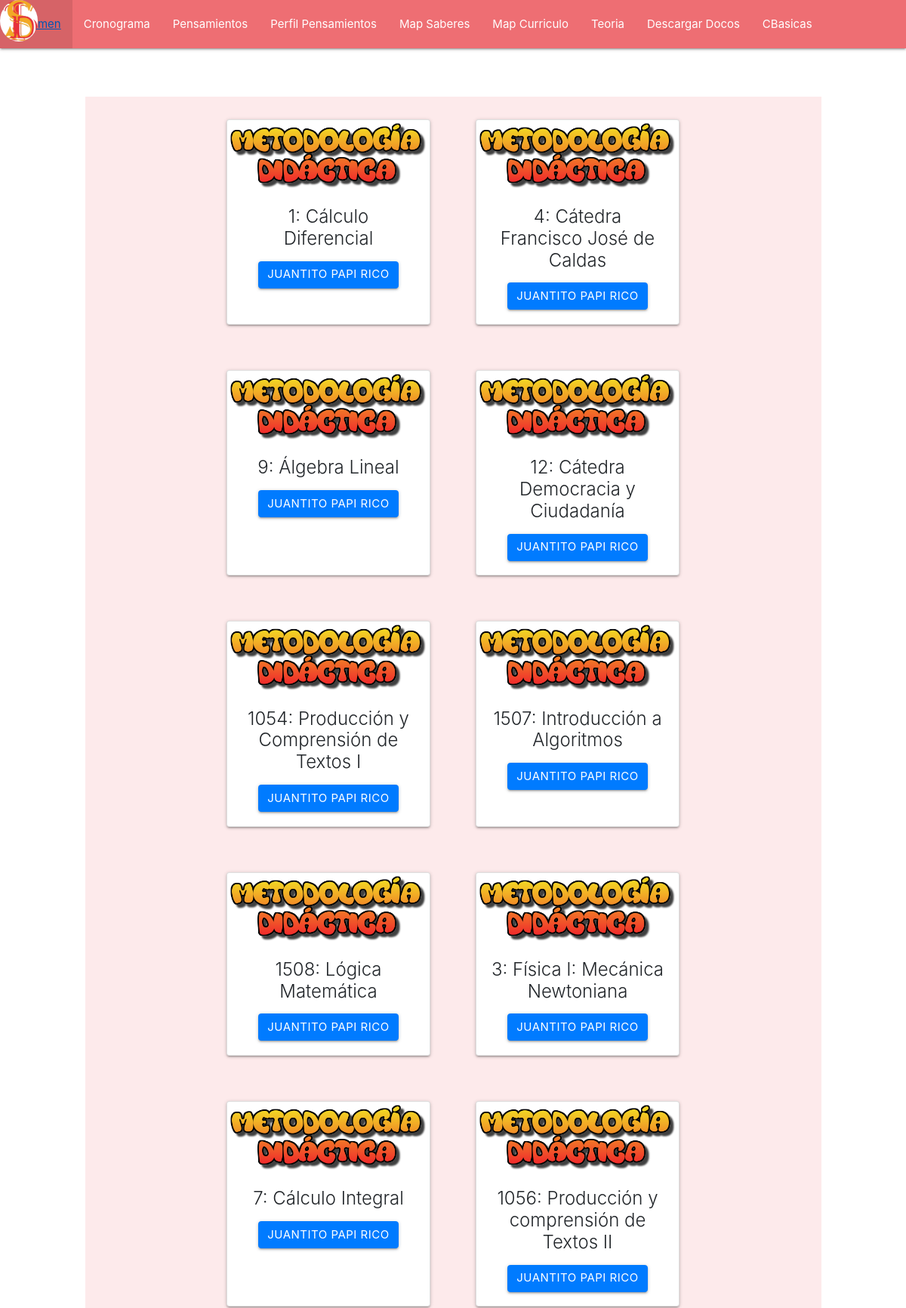
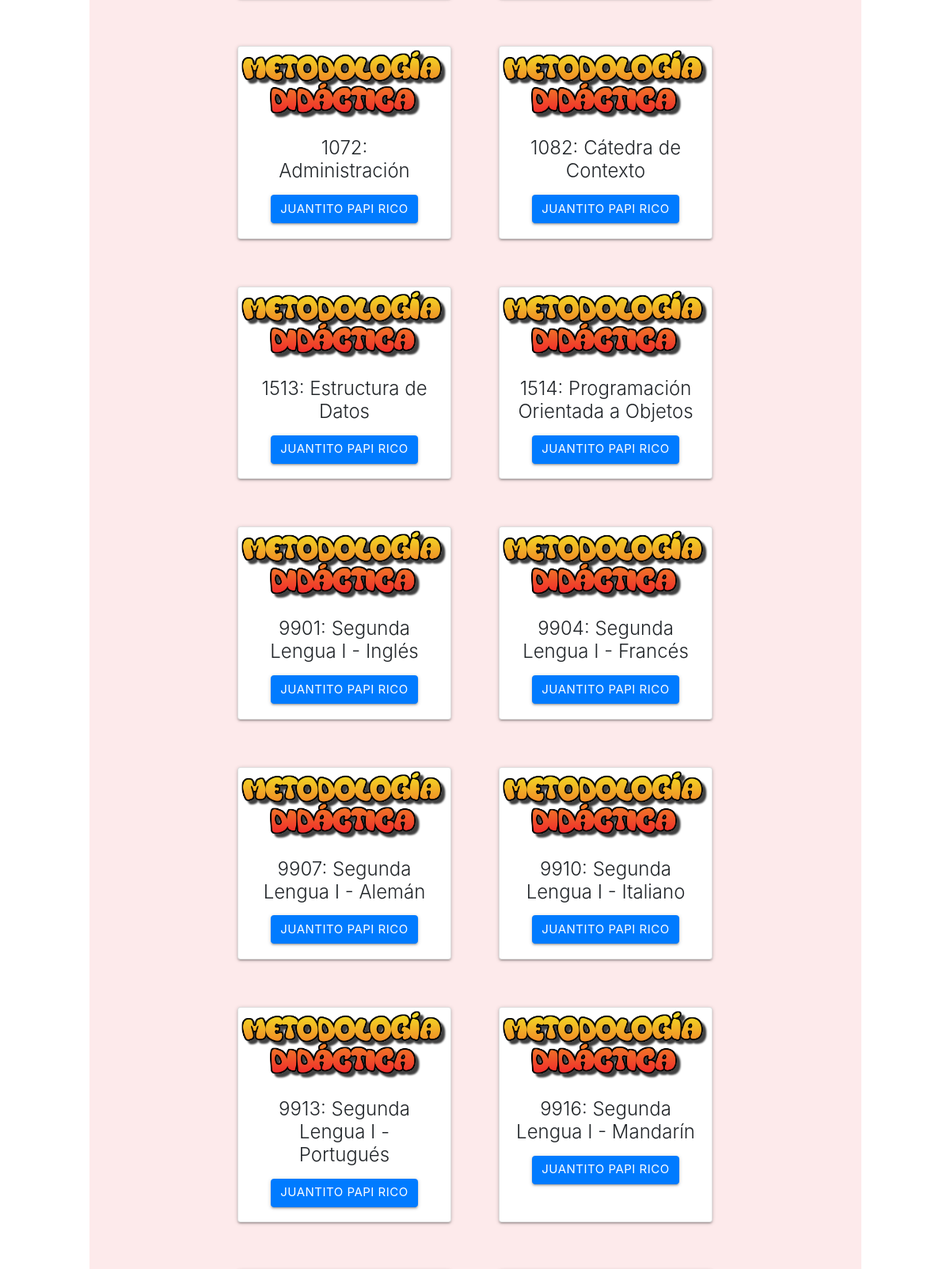
The app's page /cargarMaterias.php (upper part) with its own data (2 pictures, top to bottom).
### tables this page shows
CREATE TABLE `res_asignatura` (
  `codigo` int(11) NOT NULL,
  `semestre_asignatura` int(11) NOT NULL,
  `codigo_condor` int(11) NOT NULL,
  `nombre` varchar(100) NOT NULL,
  `numero_creditos` int(11) NOT NULL,
  `HTD` int(11) NOT NULL,
  `HTC` int(11) NOT NULL,
  `HTA` int(11) NOT NULL,
  `clasificacion_espacio` int(11) NOT NULL
);

### cargarMaterias.php (the view, shortened to what this page needs)
<?php
if($_SERVER['REQUEST_METHOD'] == 'GET'){
$link=conectar();
$sql="SELECT * FROM res_asignatura";
$query=mysqli_query($link,$sql);
}
?>
<!DOCTYPE html>
<html>
<head>
    <link href="../../../icon?family=Material+Icons" rel="stylesheet" />
    <link type="text/css" rel="stylesheet" href="./css/materialize.min.css" media="screen,projection" />
    <link rel="stylesheet" href="https://stackpath.bootstrapcdn.com/bootstrap/4.3.1/css/bootstrap.min.css"
>
    <link rel="stylesheet" href="css/styleCargarMaterias.css">
</head>
<body>
    <nav>
        <div class="nav-wrapper">
            <img src="./images/logofinal.jpg" alt="" class="circle responsive-img brand-logo" width="50" height="50" />
            <ul id="nav-mobile" class="right hide-on-med-and-down">
                <li><a href="../resumen/llevo04.php">Resumen</a></li>
                <li><a href="../cronograma/cro02.php">Cronograma</a></li>
                <li><a href="plantilla_pensamientos.php.html">Pensamientos</a></li>
                <li>
                    <a href="../gra_pens_espacio/graficapensamientosporespacio.php">Perfil Pensamientos</a>
                </li>
                <li>
                    <a href="../circulos_pensamientos/circulo9.php">Map Saberes</a>
                </li>
                <li><a href="../jerarquia/jerarquia6.php">Map Curriculo</a></li>
                <li><a href="../teoria/teoria6.php">Teoria</a></li>
                <li><a href="../pdf/e.php?id=1">Descargar Docos</a></li>
                <li><a href="../gra/grafo02.php">CBasicas</a></li>
                <li><a href="../mermaid/eje06.php">AProfesional</a></li>
                <li>
                    <a
                        href="https://udistritaleduco-my.sharepoint.com/:p:/g/personal/lwanumen_udistrital_edu_co/ETlq6HP7_FFFquANLo8yrkcBh-t8ueHYb70shZI797XpBA?rtime=P-E6y80i2kg">Con
                        Curriculares</a>
                </li>
                <li>
                    <a
                        href="https://udistritaleduco-my.sharepoint.com/:x:/g/personal/lwanumen_udistrital_edu_co/EUbAFHIBBNlNp164tADJa0EBz7sNiU0oYTxB2HTobWGbzw">ObjetosEstudio</a>
                </li>
            </ul>
        </div>
    </nav>
    <br />
  <div class="container-fluid d-flex justify-content-center">
    <div class="row col-lg-10 d-flex justify-content-center">
            <?php while($row=mysqli_fetch_array($query)){?>
      <div class="card" style="width: 18rem;">
                <img class="card-img-top" src="./images/metodologiaDidactica.png" alt="Card image cap">
                <div class="card-body">
                    <h5 class="card-title"><?php  echo $row['codigo_condor'],": ", $row['nombre']?></h5>
                        <div class="centrarBoton">
                        <a href="#" class="btn btn-primary" value="<?php  echo $row['codigo_condor']?> ">Juantito papi rico</a>
                        </div>
                </div>
            </div>
            <?php } ?>
        </div>
    </div>
</body>
</html>

### css/styleCargarMaterias.css (style rules this page uses)
.card { margin: 30px; }
.card-title { text-align: center; }
.row { background-color: #fdeaeb; }
.centrarBoton { text-align: center; }

### records on screen
res_asignatura: codigo_condor "1", nombre "Cálculo Diferencial"
res_asignatura: codigo_condor "4", nombre "Cátedra Francisco José de Caldas"
res_asignatura: codigo_condor "9", nombre "Álgebra Lineal"
res_asignatura: codigo_condor "12", nombre "Cátedra Democracia y Ciudadanía"
res_asignatura: codigo_condor "1054", nombre "Producción y Comprensión de Textos I"
res_asignatura: codigo_condor "1507", nombre "Introducción a Algoritmos"
res_asignatura: codigo_condor "1508", nombre "Lógica Matemática"
res_asignatura: codigo_condor "3", nombre "Física I: Mecánica Newtoniana"
res_asignatura: codigo_condor "7", nombre "Cálculo Integral"
res_asignatura: codigo_condor "1056", nombre "Producción y comprensión de Textos II"
res_asignatura: codigo_condor "1072", nombre "Administración"
res_asignatura: codigo_condor "1082", nombre "Cátedra de Contexto"
res_asignatura: codigo_condor "1513", nombre "Estructura de Datos"
res_asignatura: codigo_condor "1514", nombre "Programación Orientada a Objetos"
res_asignatura: codigo_condor "9901", nombre "Segunda Lengua I - Inglés"
res_asignatura: codigo_condor "9904", nombre "Segunda Lengua I - Francés"
res_asignatura: codigo_condor "9907", nombre "Segunda Lengua I - Alemán"
res_asignatura: codigo_condor "9910", nombre "Segunda Lengua I - Italiano"
res_asignatura: codigo_condor "9913", nombre "Segunda Lengua I - Portugués"
res_asignatura: codigo_condor "9916", nombre "Segunda Lengua I - Mandarín"
